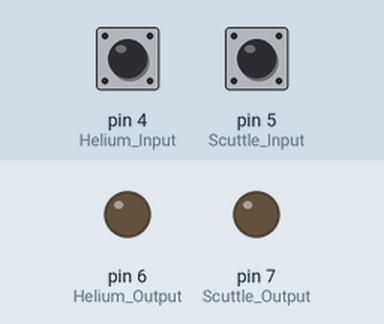
Bench run of a sketch on a simulated Arduino Leonardo, built with avr-gcc and run on an emulated ATmega32U4. Parts: output pins drawn as LEDs (lit = HIGH). The inputs (shaded band) are chosen by the test bench; at power-on: pin 4 (Helium_Input) HIGH, pin 5 (Scuttle_Input) HIGH.

Above: at 1.2 s.
1.3 s: pin 4 (Helium_Input) pulled LOW for 0.15 s
At 2.2 s:
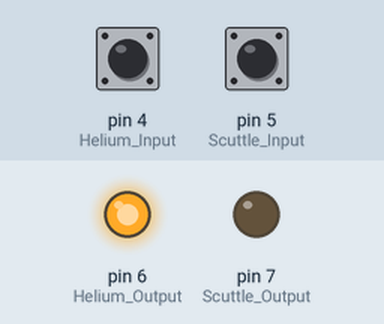
2.9 s: pin 5 (Scuttle_Input) pulled LOW for 0.15 s
At 3.4 s:
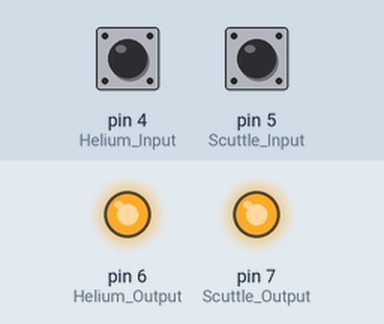
At 32.2 s:
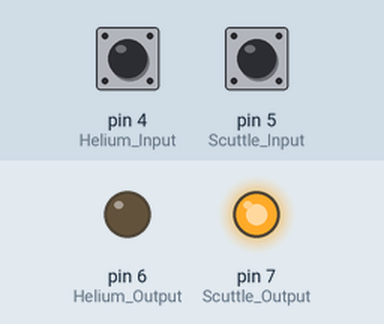
Timing chart, 0 to 52.7 s (numbered marks = the images above; inputs shaded):
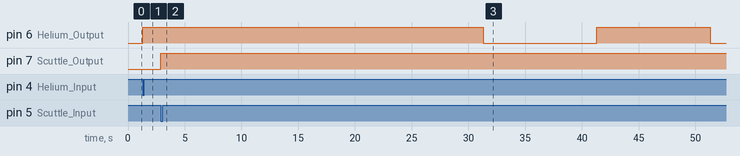

The sketch:

WSU_Helium.ino
```cpp
/*
  WSU Helium Valve Control and Scuttle Balloon Function

 The circuit:
 * One Wire Bus - pin 3
 * Helium Valve Input - pin 4
 * Scuttle Balloon Input - pin 5
 * Helium Valve Output - pin 6
 * Scuttle Balloon Output - pin 7

created  14 March 2013

by Bruce Rahn, K0BAR

 */

#include <Arduino.h>

//#define DEBUG

#define CYCLE_HELIUM_VALVE

const int Helium_Input = 4;
const int Helium_Output = 6;
const int Scuttle_Input = 5;
const int Scuttle_Output = 7;

unsigned long timer=0;   //general purpose timer
unsigned long Scuttle_Timer = 0;
unsigned long heliumTimer = 0;
unsigned long Helium_Valve_Cycle_Timer = 0;
unsigned long Scuttle_Master_Timer = 0;
boolean DTMFscuttle;
boolean DTMFscuttlestate = 0;
boolean DTMFhelium;
boolean DTMFheliumstate = 0;
boolean heliumvalvestate = 0;
boolean Helium_Valve_Cycle_State = 0;

#define AutoScuttleTime 14400000 //(in miliiseconds) 4 hours
#define HeliumOpenTime 30000 //(in milliseconds) 30 seconds
#define Helium_Valve_Cycle_Time 10000 //(in milliseconds) 10 seconds
#define Helium_Valve_Cycle_Open_Time 10000 //(in milliseconds 10 seconds
#define Scuttle_Heartbeat_Time 10000 //(in milliseconds) 10 seconds

void setup()
{
#ifdef DEBUG
  // Open serial communications and wait for port to open:
  Serial.begin(9600);
  while (!Serial) {
    ; // wait for serial port to connect. Needed for Leonardo only
  }
  Serial.print("Initializing...");
#endif

  digitalWrite(Scuttle_Output,LOW);
  pinMode(Scuttle_Output,OUTPUT);
  digitalWrite(Helium_Output,LOW);
  pinMode(Helium_Output,OUTPUT);
  pinMode(Scuttle_Input,INPUT);
  pinMode(Helium_Input,INPUT);
  digitalWrite(Scuttle_Input,HIGH);
  digitalWrite(Helium_Input,HIGH);

  timer=millis();
  Helium_Valve_Cycle_Timer=timer;
  Scuttle_Master_Timer= timer;
}

void loop()
{
  DTMFhelium = digitalRead(Helium_Input);
  DTMFscuttle = digitalRead(Scuttle_Input);

  if((!DTMFhelium) && (!DTMFheliumstate))
  {
    DTMFheliumstate = 1;
    heliumTimer = millis();
    digitalWrite(Helium_Output, HIGH);
    heliumvalvestate = 1;
  }

  if((DTMFhelium) && (DTMFheliumstate))
  {
    DTMFheliumstate = 0;
  }

  if(((millis()-heliumTimer)>=HeliumOpenTime) && (heliumvalvestate))
  {
    digitalWrite(Helium_Output,LOW);
    heliumvalvestate = 0;
    Helium_Valve_Cycle_Timer = millis();
  }

#ifdef CYCLE_HELIUM_VALVE
  if(((millis()-Helium_Valve_Cycle_Timer)>=Helium_Valve_Cycle_Time) && (!Helium_Valve_Cycle_State) && (!heliumvalvestate))
  {
    digitalWrite(Helium_Output,HIGH);
    Helium_Valve_Cycle_State = 1;
    Helium_Valve_Cycle_Timer = millis();
  }

 if(((millis()-Helium_Valve_Cycle_Timer)>=Helium_Valve_Cycle_Open_Time) && (Helium_Valve_Cycle_State)&& (!heliumvalvestate))
  {
    digitalWrite(Helium_Output,LOW);
    Helium_Valve_Cycle_State = 0;
    Helium_Valve_Cycle_Timer = millis();
  }
#endif

 if(!DTMFscuttle)
  {
    digitalWrite(Scuttle_Output, HIGH);
  }


  if((millis()-Scuttle_Master_Timer)>=AutoScuttleTime)
  {
    digitalWrite(Scuttle_Output,HIGH);
  }

}
```

Measured:
- after the input at 1.3 s, pin 6 (Helium_Output): LOW → HIGH at once
- after the input at 2.9 s, pin 7 (Scuttle_Output): LOW → HIGH at once
